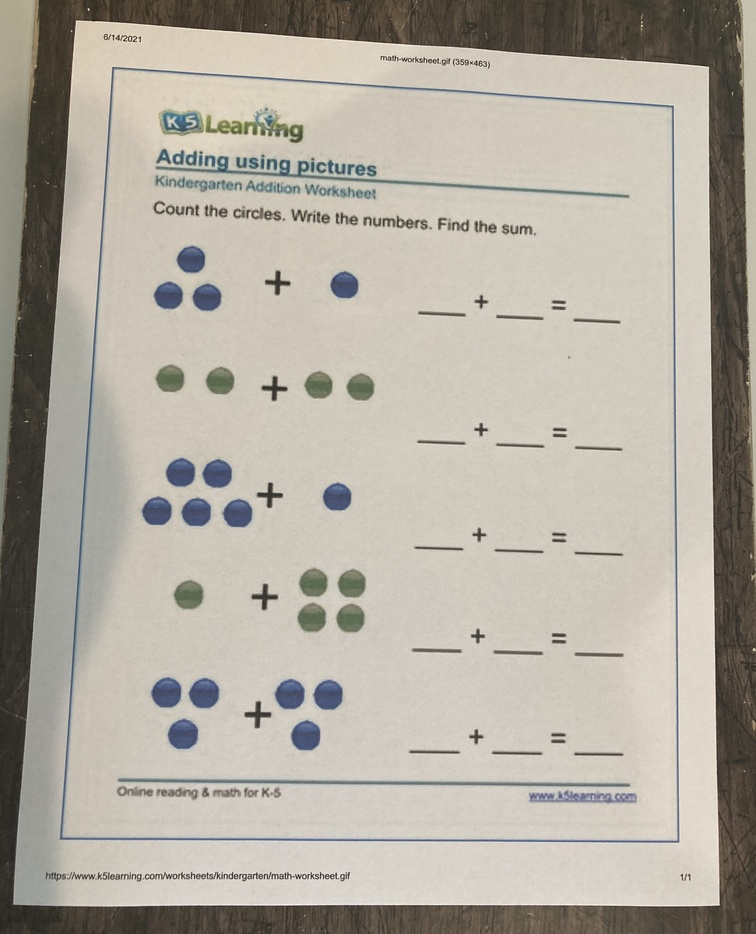
#> input picture image/document.jpg, 756 x 934 px, shrunk from 2864 x 3538 before the run; its folder holds only this picture in this run
$ python test5.py
#> lines starting #> are read from the running program, lines starting #| are printed output that depends on the picture; after the words box and inside, x2 and y2 are one past the last pixel; in counts of white or black regions, pixels touching at a corner belong together
import cv2
import numpy as np
import matplotlib.pyplot as plt
import os

# Directory containing the images
input_dir = 'image'
output_dir = 'Scnimg'

# Create the output directory if it doesn't exist
if not os.path.exists(output_dir):
    os.makedirs(output_dir)

# Get a list of all files in the input directory
image_files = [f for f in os.listdir(input_dir) if os.path.isfile(os.path.join(input_dir, f))]

for image_file in image_files:
    # Load the image
    image_path = os.path.join(input_dir, image_file)
    image = cv2.imread(image_path)
#> image is the input picture: shape (934, 756, 3); mean B, G, R 161.2, 172.1, 177.8

    # Convert to grayscale
    gray = cv2.cvtColor(image, cv2.COLOR_BGR2GRAY)
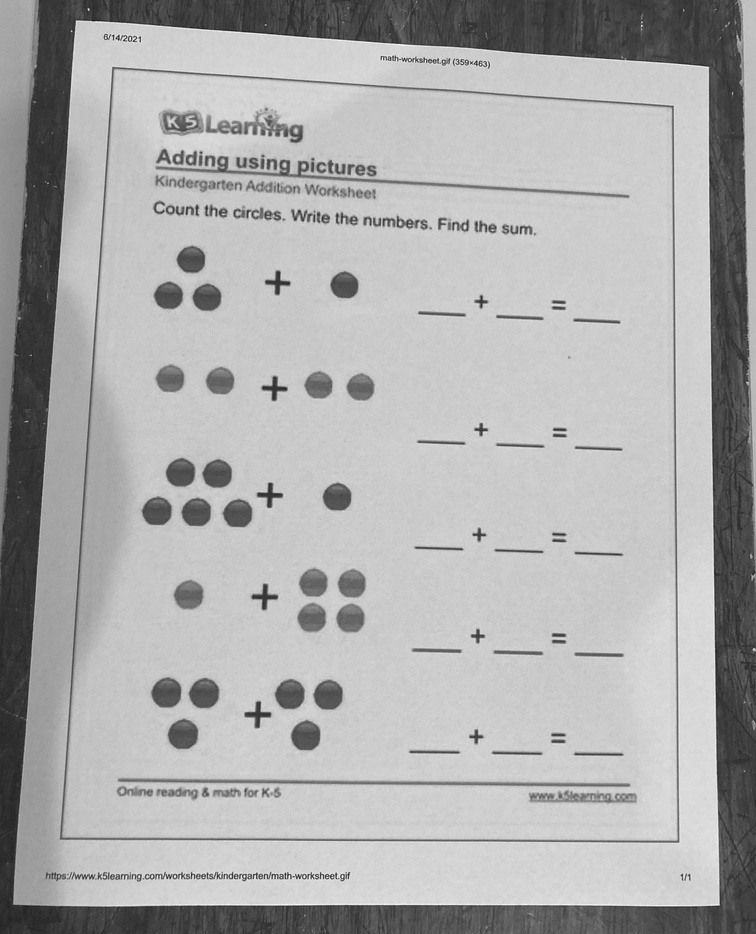
#> gray: shape (934, 756); min 24, max 254, mean 172.5

    # Apply Otsu's thresholding to binarize the image
    _, thresh_otsu = cv2.threshold(gray, 0, 255, cv2.THRESH_BINARY + cv2.THRESH_OTSU)
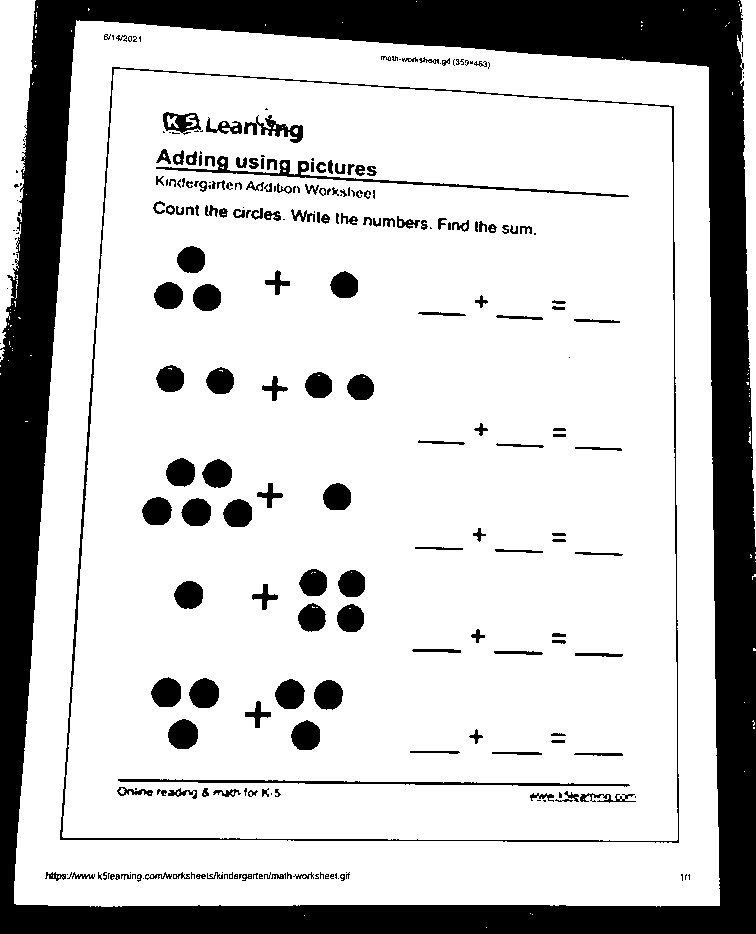
#> thresh_otsu: shape (934, 756); 78.7% white; 259 black regions (97 under 20 px), largest, box (x1, y1, x2, y2) and area: (0, 0, 756, 934) 116255, (60, 67, 679, 843) 4549, (156, 156, 629, 197) 1506

    # Invert the image to have a white background and black text
    thresh_otsu = cv2.bitwise_not(thresh_otsu)

    # Apply denoising
    denoised = cv2.fastNlMeansDenoising(thresh_otsu, None, 30, 7, 21)
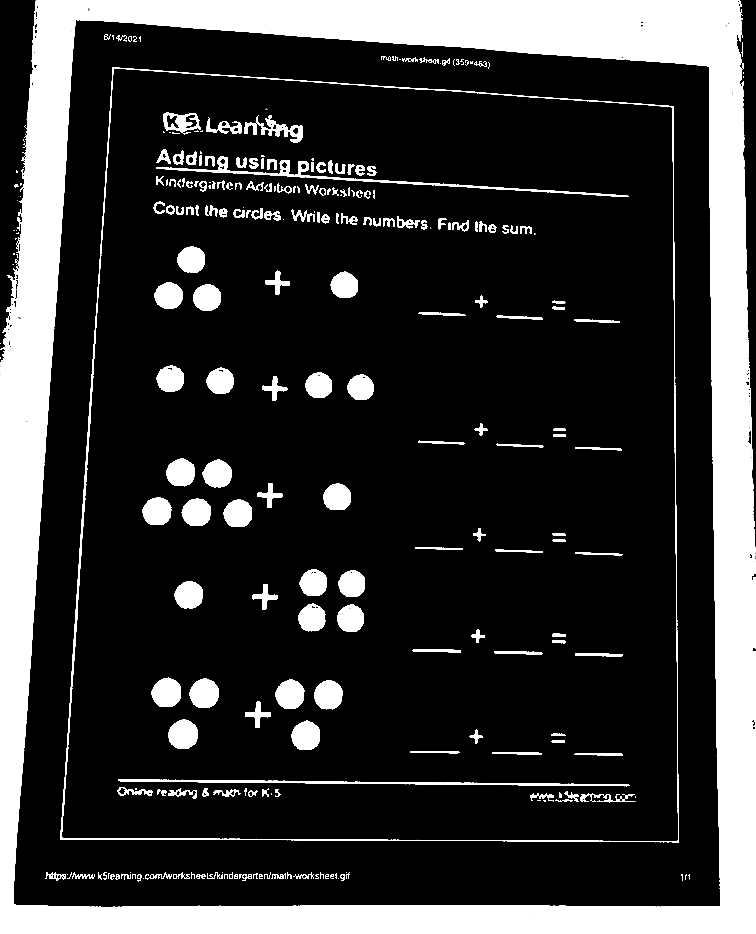
#> denoised: shape (934, 756); min 0, max 255, mean 54.4

    # Invert the image back to have black text on white background
    denoised = cv2.bitwise_not(denoised)

    # Save the scanned image
    output_path = os.path.join(output_dir, 'scanned_' + image_file)
    cv2.imwrite(output_path, denoised)

    # Display the result using matplotlib
    plt.figure(figsize=(10, 8))
    plt.imshow(denoised, cmap='gray')
    plt.title('Scanned Image')
    plt.axis('off')
    plt.show()

$ run again, on image/rs7.jpg
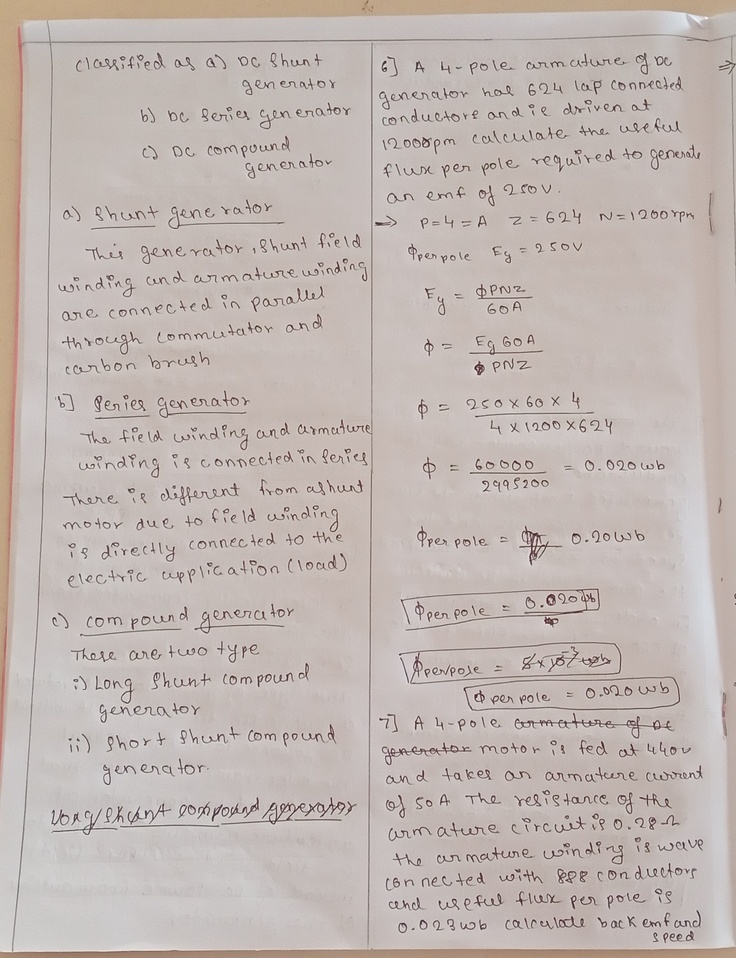
#> input picture image/rs7.jpg, 736 x 958 px, shrunk from 1816 x 2364 before the run
#> image is the input picture: shape (958, 736, 3); mean B, G, R 178.5, 182.8, 193.3
#> `_, thresh_otsu = cv2.threshold(gray, 0, 255, cv2.THRESH_BINARY + cv2.T..`:
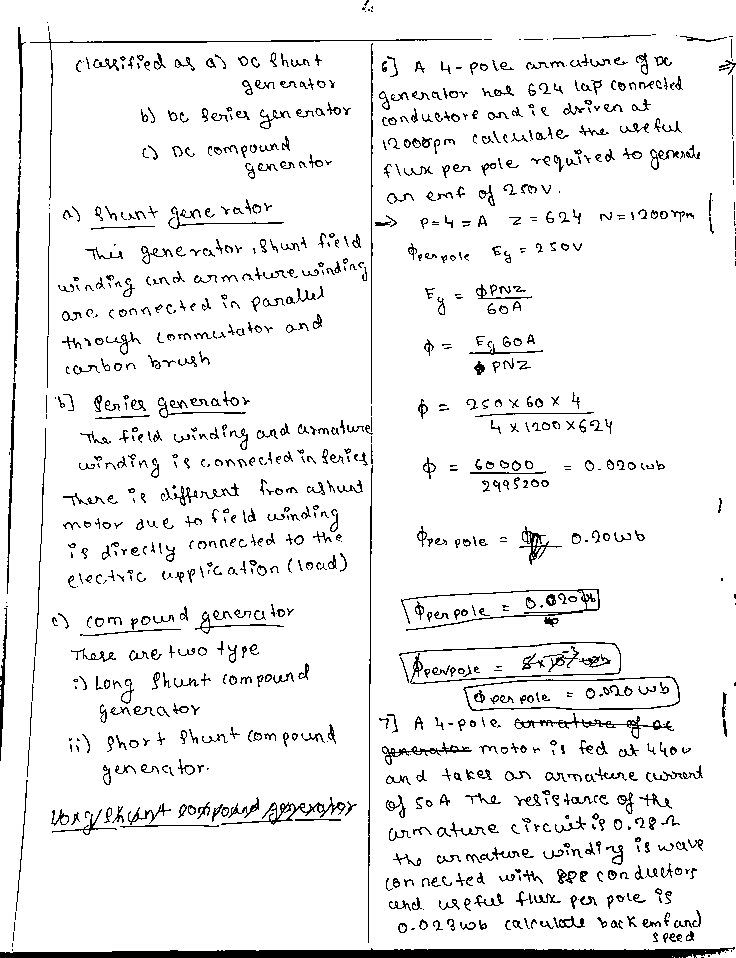
#> thresh_otsu: shape (958, 736); 93.2% white; black in thin lines or dots
#> `denoised = cv2.fastNlMeansDenoising(thresh_otsu, None, 30, 7, 21)`:
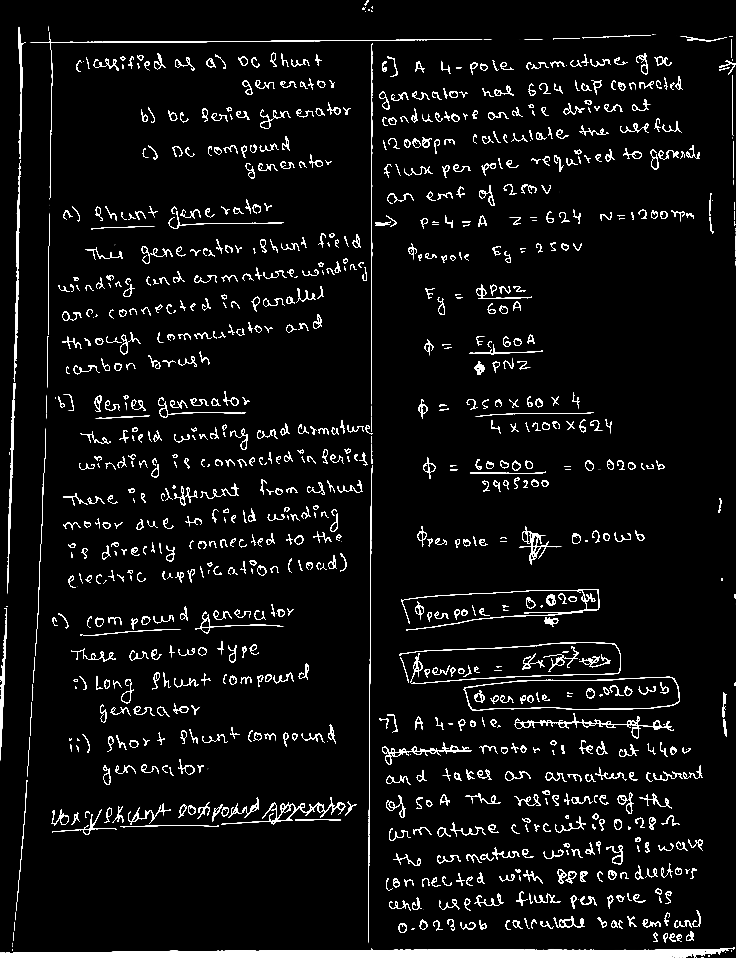
#> denoised: shape (958, 736); min 0, max 255, mean 17.4
